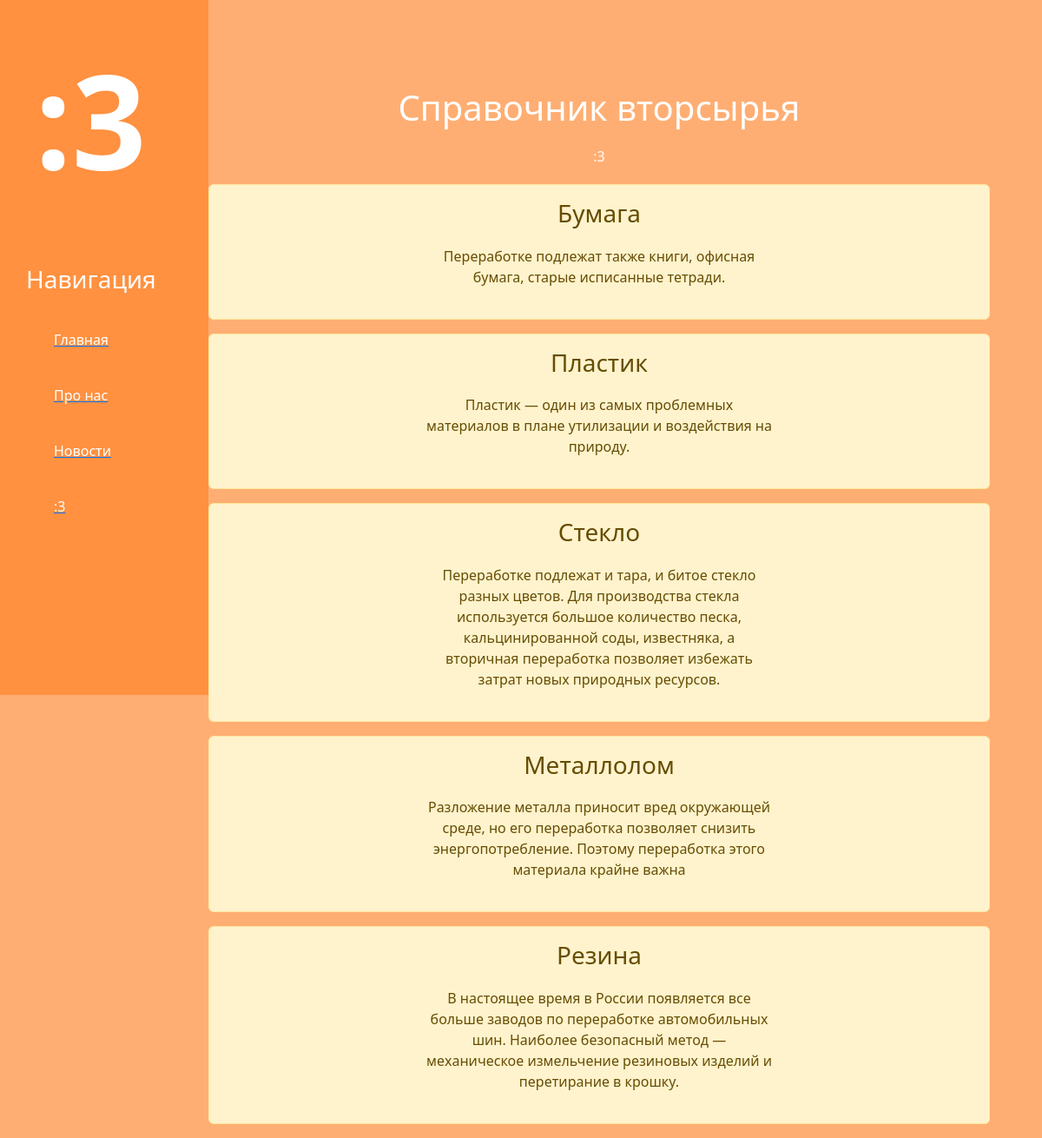
Page /news/ on the committed database.
### news/models.py (models this page shows, shortened)
class Articles(models.Model):
    title = models.CharField('Название')
    anons = models.CharField('Анонс')
    full_text = models.TextField('Статья')

### news/views.py (the view)
# urls.py: path('', views.news_home, name='news_home'),
def news_home(request):
    news = Articles.objects.all()
    return render(request, 'news/news_home.html', {'news': news})

### news/templates/news/news_home.html (shortened to what this page needs)
{% extends 'main/layout.html' %}
{% block content %}
    <div class="features">
        <h1>Справочник вторсырья</h1>
        <p>:3</p>
        {% for el in news %}
            <div class="alert alert-warning">
                <h3> {{ el.title}}</h3>
                <p> {{ el.anons}}</p>
            </div>
        {% endfor %}
    </div>
{% endblock %}

### main/templates/main/layout.html (shortened to what this page needs)
{% load static %}
<!doctype html>
<html lang="en">
<head>
    <link rel="stylesheet" href="https://cdn.jsdelivr.net/npm/bootstrap@5.3.3/dist/css/bootstrap.min.css">
    <link rel="stylesheet" href ="{% static 'main/css/main.css' %}">
</head>
<body>
    <aside>
        <span class="logo">:3</span>
        <h3>Навигация</h3>
        <ul>
            <a href="{% url 'home' %}"><li>Главная</li></a>
            <a href="{% url 'about' %}"><li>Про нас</li></a>
            <a href="{% url 'news_home' %}"><li>Новости</li></a>
            <a href=""><li>:3</li></a>
        </ul>
    </aside>
    <main>
        {%block content%}
        {%endblock%}
    </main>
</body>
</html>

### main/static/main/css/main.css (style rules this page uses)
body { background: #ffae73; }
aside { float: left; background: #ff9140; width: 20%; padding: 2.5%; height: 100vh; color: #fff; }
aside .logo { font-size: 150px; margin-left: 10px; font-weight: bold; position: relative; top: -5px; }
aside h3 { margin-top: 50px; font-size: 28px; }
aside ul { list-style: none }
aside ul li { color: #fff; display: block; margin-top: 40px; }
main .features { float: left; color: #fff; margin-top: 100px; text-align: center; width: 75%; }
main .features h1 { font-sixe: 50px; }
main .features p { max-width: 400px; margin: 20px auto }

### rows in the picture
Articles: title "Бумага", anons "Переработке подлежат также книги, офисная бумага, старые исписанные тетради."
Articles: title "Пластик", anons "Пластик — один из самых проблемных материалов в плане утилизации и воздействия на природу."
Articles: title "Стекло", anons "Переработке подлежат и тара, и битое стекло разных цветов. Для производства стекла используется большое количество песка, кальцинированной соды, известняка, а вторичная переработка позволяет избежать затрат новых природных ресурсов."
Articles: title "Металлолом", anons "Разложение металла приносит вред окружающей среде, но его переработка позволяет снизить энергопотребление. Поэтому переработка этого материала крайне важна"
Articles: title "Резина", anons "В настоящее время в России появляется все больше заводов по переработке автомобильных шин. Наиболее безопасный метод — механическое измельчение резиновых изделий и перетирание в крошку."
